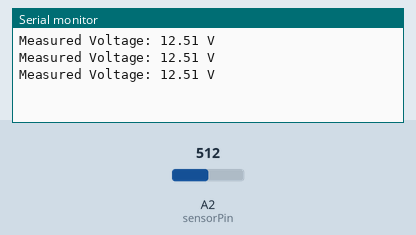
Bench run of a sketch on a simulated Arduino Uno, built with avr-gcc and run on an emulated ATmega328P. Parts: the last lines printed to the serial monitor. Inputs (shaded band) come from the test bench; at power-on: A2 (sensorPin) = 512.

Above: at 1.3 s.
1.4 s: A2 (sensorPin) set to 716
At 1.9 s:
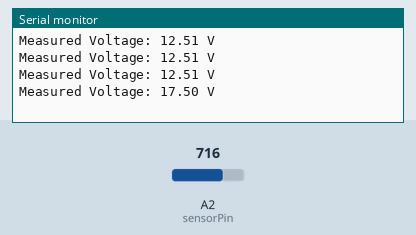
2.9 s: A2 (sensorPin) set to 900
At 3.4 s:
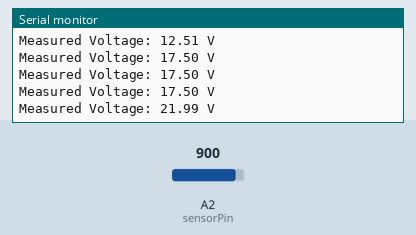
Timing chart, 0 to 5.9 s (numbered marks = the images above; inputs shaded):
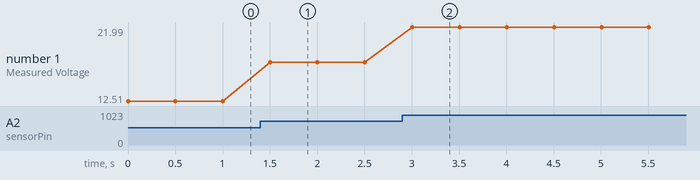

Measured:
- after the input at 1.4 s, the serial monitor: prints a new line after 0.10 s (image 1)
- after the input at 2.9 s, the serial monitor: prints a new line after 0.10 s (image 2)
- plotted number 1: 12.51 → 17.5 after the input at 1.4 s, 17.5 → 21.99 after the input at 2.9 s

The sketch:

VoltageSensorAttempt.ino
```cpp
const int sensorPin = A2;
float sensorValue = 0;
float voltage = 0;

void setup() {
  Serial.begin(9600);
}

void loop() {
  sensorValue = analogRead(sensorPin);

  // Convert ADC value (0-1023) to voltage (0-5V)
  float sensedVoltage = (sensorValue * 5.0) / 1023.0;

  // Convert 0-5V range to 0-25V range of the measured input
  voltage = sensedVoltage * 5.0;  // Because module divides by 5

  Serial.print("Measured Voltage: ");
  Serial.print(voltage);
  Serial.println(" V");

  delay(500);
}
```
